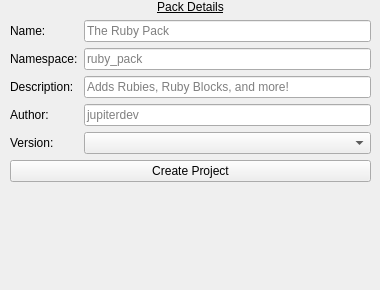
      <widget class="QWidget" name="details">
       <widget class="QWidget" name="formLayoutWidget">
        <property name="geometry">
         <rect>
          <x>10</x>
          <y>0</y>
          <width>361</width>
          <height>281</height>
         </rect>
        </property>
        <layout class="QFormLayout" name="formLayout_3">
         <item row="1" column="0">
          <widget class="QLabel" name="label_3">
           <property name="text">
            <string>Name:</string>
           </property>
          </widget>
         </item>
         <item row="1" column="1">
          <widget class="QLineEdit" name="packName">
           <property name="toolTip">
            <string>&lt;html&gt;&lt;head/&gt;&lt;body&gt;&lt;p&gt;The name of your data and resource pack!&lt;/p&gt;&lt;/body&gt;&lt;/html&gt;</string>
           </property>
           <property name="placeholderText">
            <string>The Ruby Pack</string>
           </property>
          </widget>
         </item>
         <item row="2" column="0">
          <widget class="QLabel" name="label_7">
           <property name="text">
            <string>Namespace:</string>
           </property>
          </widget>
         </item>
         <item row="2" column="1">
          <widget class="QLineEdit" name="packNamespace">
           <property name="toolTip">
            <string>&lt;html&gt;&lt;head/&gt;&lt;body&gt;&lt;p&gt;The namespace of your pack.&lt;/p&gt;&lt;p&gt;&lt;span style=&quot; font-weight:700;&quot;&gt;Only lowercase and underscores. NO spaces.&lt;/span&gt;&lt;/p&gt;&lt;/body&gt;&lt;/html&gt;</string>
           </property>
           <property name="placeholderText">
            <string>ruby_pack</string>
           </property>
          </widget>
         </item>
         <item row="5" column="0">
          <widget class="QLabel" name="label_9">
           <property name="text">
            <string>Version:</string>
           </property>
          </widget>
         </item>
         <item row="5" column="1">
          <widget class="QComboBox" name="packVersion">
           <property name="toolTip">
            <string>&lt;html&gt;&lt;head/&gt;&lt;body&gt;&lt;p&gt;The version of Minecraft your pack will be made for.&lt;/p&gt;&lt;p&gt;&lt;span style=&quot; font-weight:700;&quot;&gt;If you select 1.21.3, paintings will be skipped and NOT generated!&lt;/span&gt;&lt;/p&gt;&lt;/body&gt;&lt;/html&gt;</string>
           </property>
           <property name="placeholderText">
            <string/>
           </property>
          </widget>
         </item>
         <item row="3" column="0">
          <widget class="QLabel" name="label_10">
           <property name="text">
            <string>Description:</string>
           </property>
          </widget>
         </item>
         <item row="4" column="0">
          <widget class="QLabel" name="label_11">
           <property name="text">
            <string>Author:</string>
           </property>
          </widget>
         </item>
         <item row="3" column="1">
          <widget class="QLineEdit" name="packDescription">
           <property name="toolTip">
            <string>&lt;html&gt;&lt;head/&gt;&lt;body&gt;&lt;p&gt;The description of your pack that displays when enabling the resource/data packs.&lt;/p&gt;&lt;/body&gt;&lt;/html&gt;</string>
           </property>
           <property name="placeholderText">
            <string>Adds Rubies, Ruby Blocks, and more!</string>
           </property>
          </widget>
         </item>
         <item row="4" column="1">
          <widget class="QLineEdit" name="packAuthor">
           <property name="toolTip">
            <string>&lt;html&gt;&lt;head/&gt;&lt;body&gt;&lt;p&gt;You're name, or you're &lt;span style=&quot; font-style:italic;&quot;&gt;online&lt;/span&gt; name.&lt;/p&gt;&lt;p&gt;&lt;span style=&quot; font-weight:700;&quot;&gt;Only lowercase and underscores. NO spaces.&lt;/span&gt;&lt;/p&gt;&lt;/body&gt;&lt;/html&gt;</string>
           </property>
           <property name="placeholderText">
            <string>jupiterdev</string>
           </property>
          </widget>
         </item>
         <item row="6" column="0" colspan="2">
          <widget class="QPushButton" name="createProjectButton">
           <property name="toolTip">
            <string>&lt;html&gt;&lt;head/&gt;&lt;body&gt;&lt;p&gt;Click once you have filled in the other details, and it will generate the packs!&lt;/p&gt;&lt;/body&gt;&lt;/html&gt;</string>
           </property>
           <property name="text">
            <string>Create Project</string>
           </property>
          </widget>
         </item>
         <item row="0" column="0" colspan="2">
          <widget class="QLabel" name="label_12">
           <property name="font">
            <font>
             <family>Segoe UI</family>
             <italic>false</italic>
             <bold>false</bold>
             <underline>true</underline>
            </font>
           </property>
           <property name="text">
            <string>Pack Details</string>
           </property>
           <property name="alignment">
            <set>Qt::AlignmentFlag::AlignCenter</set>
           </property>
          </widget>
         </item>
        </layout>
       </widget>
      </widget>
